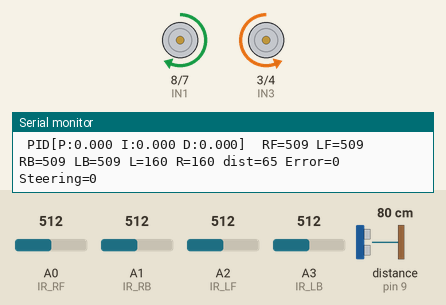
Recording of a sketch running on a simulated Arduino Uno, built with avr-gcc and run on an emulated ATmega328P. Shown: motor-driver pin pairs drawn as motors (green arrow = first pin HIGH = forward, orange = second pin HIGH = backward, longer = more drive, scaled by the enable pin), the last lines printed to the serial monitor. Wiring (inferred from the names in the program): ultrasonic range finder: trigger pin 10; echo pin 9. The inputs (shaded band) are chosen by the test bench; at power-on: A2 (IR_LF) = 512, distance to the obstacle (sensor on pin 9) 80 cm, A3 (IR_LB) = 512, A0 (IR_RF) = 512, A1 (IR_RB) = 512. The echo pulse lasts 58.3 µs per cm.

Above: at 1.8 s.
1.9 s: A2 (IR_LF) set to 716
3.6 s: distance to the obstacle (sensor on pin 9) set to 20 cm
6.6 s: distance to the obstacle (sensor on pin 9) set to 16 cm
At 7.1 s:
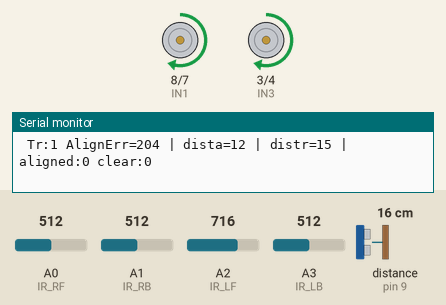
8.2 s: A3 (IR_LB) set to 716
11.2 s: distance to the obstacle (sensor on pin 9) set to 35 cm
At 12.3 s:
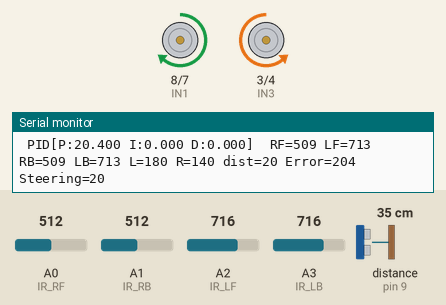
Timing chart, 0 to 13.8 s (numbered marks = the images above; inputs shaded):
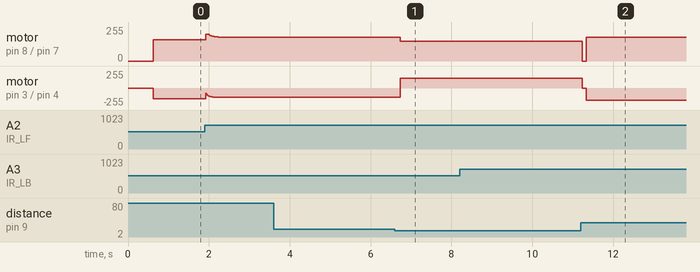

Measured:
- the behaviour switches between 18 and 17 cm on distance to the obstacle (sensor on pin 9) (found by bisection; images 0 and 1)
- after the input at 6.6 s, motor on pin 8 (IN1) / pin 7 (IN2): forward 180/255 → forward 150/255 after 0.13 s; motor on pin 3 (IN3) / pin 4 (IN4): backward 140/255 → forward 150/255 after 0.13 s
- after the input at 11.2 s, motor on pin 8 (IN1) / pin 7 (IN2): forward 150/255 → stopped at once, → forward 180/255 0.10 s later; motor on pin 3 (IN3) / pin 4 (IN4): forward 150/255 → stopped at once, → backward 180/255 0.10 s later

The sketch:

autocarV6.ino
```cpp
// ======================================================
//                Maze Car Full Control v6
//        — 新 PID + 高稳定性 + 更多调试输出 —
// ======================================================

// =================== 参数区 ===================
const int EMA_SHIFT = 2;

float Kp = 0.1;
float Ki = 0.0;
float Kd = 1.5;

const int BASE_SPEED = 160;
const int MAX_SPEED  = 200;
const int MIN_SPEED  = 50;


const int SAFE_DIST     = 18;
const int CLEAR_DIST    = 28;
const int IR_TOO_CLOSE  = 850;
const int ALIGN_THRESHOLD = 70;
const float LTT  = 1.8;
const float RTT  = 1;

// =================== 红外引脚 ===================
#define IR_LF A2
#define IR_LB A3
#define IR_RF A0
#define IR_RB A1

// =================== 超声波 ===================
#define TRIG 10
#define ECHO 9

// =================== 电机 ===================
#define ENA 5
#define ENB 6
#define IN1 8
#define IN2 7
#define IN3 3
#define IN4 4


// =================== 全局 IR 滤波值 ===================
int irLF_f=0, irLB_f=0, irRF_f=0, irRB_f=0;
int dist = 20;
int targetLeft = 0;
int targetRight = 0;

// PID
long prevError = 0;
float integral = 0;


// =================== 工具函数区 ===================
inline int clampPWM(int v){ return constrain(v,MIN_SPEED,MAX_SPEED); }

// EMA
inline int emaFilter(int raw,int f, int SHIFT){ return f + ((raw - f) >> SHIFT); }

// 读取 IR
inline void readIRSensors(){
    irLF_f = emaFilter(analogRead(IR_LF), irLF_f,EMA_SHIFT);
    irLB_f = emaFilter(analogRead(IR_LB), irLB_f,EMA_SHIFT);
    irRF_f = emaFilter(analogRead(IR_RF), irRF_f,EMA_SHIFT);
    irRB_f = emaFilter(analogRead(IR_RB), irRB_f,EMA_SHIFT);
}

// 超声波
int readUltrasonic(){
    digitalWrite(TRIG,LOW); delayMicroseconds(2);
    digitalWrite(TRIG,HIGH); delayMicroseconds(10);
    digitalWrite(TRIG,LOW);

    unsigned long d = pulseIn(ECHO,HIGH,25000);
    return (d==0) ? -1 : d / 58;
}

// 电机
inline void drive(int L,int R){
    digitalWrite(IN1,HIGH); digitalWrite(IN2,LOW);
    digitalWrite(IN3,LOW);  digitalWrite(IN4,HIGH);
    analogWrite(ENA, clampPWM(L));
    analogWrite(ENB, clampPWM(R));
}

inline void stopNow(){
    analogWrite(ENA,0);
    analogWrite(ENB,0);
}


// ======================================================
//                      新 PID
// ======================================================
int computeSteering(int error){
    integral += error;
    float d = error - prevError;

    float P = Kp * error;
    float I = Ki * integral;
    float D = Kd * d;

    prevError = error;

    float steering = P + I + D;

    // ========== 输出 PID 三项 ==========
    Serial.print(" PID[P:");
    Serial.print(P, 3);
    Serial.print(" I:");
    Serial.print(I, 3);
    Serial.print(" D:");
    Serial.print(D, 3);
    Serial.print("] ");

    return steering;
}


// =================== 前方标定 ===================
void autoCalibrateSide(){
    long sumL=0, sumR=0;

    for(int i=0;i<60;i++){
        sumL += analogRead(IR_LF);
        sumR += analogRead(IR_RF);
        delay(5);
    }
    targetLeft  = sumL/60;
    targetRight = sumR/60;

    Serial.print("Cal LF="); Serial.println(targetLeft);
    Serial.print("Cal RF="); Serial.println(targetRight);
}


// =================== 判断转弯 ===================
bool decideTurnDirection(){
    const int N = 70;
    long sumLF=0, sumRF=0;

    for(int i=0;i<N;i++){
        sumLF += analogRead(IR_LF);
        sumRF += analogRead(IR_RF);
        delay(1);
    }

    bool right = (sumRF < sumLF);
    Serial.print("Turn decision: ");
    Serial.println(right ? "RIGHT" : "LEFT");

    return right;
}


// 前后差
inline int wallAlignError(bool useLeft){ return useLeft ? (irLF_f - irLB_f*RTT) : (irRF_f - irRB_f*LTT); }


// =================== 旋转（右=1，左=0） ===================
void rotateBase(bool turnRight){
    Serial.print("Rotating: ");
    Serial.println(turnRight ? "RIGHT" : "LEFT");

    if(turnRight){
        digitalWrite(IN1,HIGH); digitalWrite(IN2,LOW);
        digitalWrite(IN3,HIGH); digitalWrite(IN4,LOW);
    }else{
        digitalWrite(IN1,LOW); digitalWrite(IN2,HIGH);
        digitalWrite(IN3,LOW); digitalWrite(IN4,HIGH);
    }
}


// ============= 旋转直到齐平 + 超声波清晰 =============
void rotateUntilAligned(bool turnRight){
    int dista = 10;

    rotateBase(turnRight);

    Serial.println("=== Rotating until aligned ===");

    while(true){
        analogWrite(ENA,150);
        analogWrite(ENB,150);

        readIRSensors();
        int distr = readUltrasonic();

        dista = emaFilter(distr, dista, 2);
        int err = wallAlignError(turnRight);
        Serial.print(" Tr:");
        Serial.print(turnRight);
        Serial.print(" AlignErr=");
        Serial.print(err);
        Serial.print(" | dista=");
        Serial.print(dista);
        Serial.print(" | distr=");
        Serial.print(distr);
        bool aligned = (abs(err) < ALIGN_THRESHOLD);
        bool clear   = (dista > CLEAR_DIST && dista < 200);

        Serial.print(" | aligned:");
        Serial.print(aligned);
        Serial.print(" clear:");
        Serial.println(clear);

        if(aligned && clear) break;
    }

    Serial.println(">> Alignment success!");

    stopNow();
    delay(100);

    drive(180,180);
    delay(200);
    stopNow();
}


// =================== 逃逸 ===================
inline void escapeRight(){
    Serial.println("Escape RIGHT (left wall too close!)");
    digitalWrite(IN1,LOW); digitalWrite(IN2,HIGH);
    digitalWrite(IN3,LOW); digitalWrite(IN4,HIGH);
    analogWrite(ENA, 120);
    analogWrite(ENB, 120); delay(100);
    stopNow();
}
inline void escapeLeft(){
    Serial.println("Escape LEFT (right wall too close!)");
    digitalWrite(IN1,HIGH); digitalWrite(IN2,LOW);
    digitalWrite(IN3,HIGH); digitalWrite(IN4,LOW);
    analogWrite(ENA, 120);
    analogWrite(ENB, 120); delay(100);
    stopNow();
}


// =================== setup ===================
void setup(){
    Serial.begin(115200);

    pinMode(IN1,OUTPUT); pinMode(IN2,OUTPUT);
    pinMode(IN3,OUTPUT); pinMode(IN4,OUTPUT);
    pinMode(ENA,OUTPUT); pinMode(ENB,OUTPUT);
    pinMode(TRIG,OUTPUT); pinMode(ECHO,INPUT);

    readIRSensors();
    delay(300);
    autoCalibrateSide();
}


// =================== loop ===================
void loop(){

    readIRSensors();
    dist = emaFilter(readUltrasonic(), dist,4);


    // ----------- 前方阻挡 → 转弯 -------------
    if(dist > 0 && dist < SAFE_DIST){
        Serial.println("Front blocked! Turning...");
        bool turnRight = decideTurnDirection();
        rotateUntilAligned(turnRight);
        return;
    }

    // ----------- 两侧过近 → 逃逸 ----------
    //if(irLF_f > IR_TOO_CLOSE || irLB_f > IR_TOO_CLOSE){ escapeRight(); return; }
    //if(irRF_f > IR_TOO_CLOSE || irRB_f > IR_TOO_CLOSE){ escapeLeft();  return; }

    // =============== 新 PID 控制（LF vs RF） ===============
    int error = (irLF_f - irRF_f) - (targetLeft - targetRight);
    int steering = computeSteering(error);

    int L = BASE_SPEED + steering;
    int R = BASE_SPEED - steering;

    Serial.print(" RF="); Serial.print(irRF_f);
    Serial.print(" LF="); Serial.print(irLF_f);
    Serial.print(" RB="); Serial.print(irRB_f);
    Serial.print(" LB="); Serial.print(irLB_f);
    Serial.print(" L="); Serial.print(L);
    Serial.print(" R="); Serial.print(R);
    Serial.print(" dist="); Serial.print(dist);
    Serial.print(" Error="); Serial.print(error);
    Serial.print(" Steering="); Serial.println(steering);


    drive(L, R);
    delay(10);
}
```
